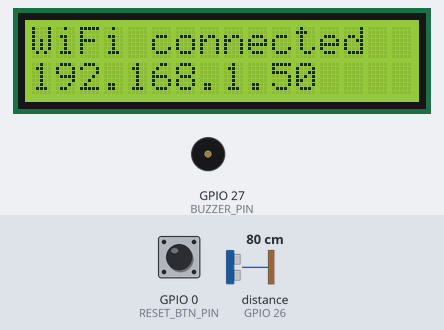
This sketch was run on a simulated ESP32. Shown: 16×2 character LCD, buzzer (waves = sounding, pin HIGH). Wiring (inferred from the names in the program): ultrasonic range finder: trigger GPIO 25; echo GPIO 26. The inputs (shaded band) are chosen by the test bench; at power-on: distance to the obstacle (sensor on GPIO 26) 80 cm, GPIO 0 (RESET_BTN_PIN) HIGH. The echo pulse lasts 58.3 µs per cm; WiFi joins after 1.5 s; servers stay silent unless stated; uploads are accepted with an empty reply; pins used as bus, display or sensor lines are not drawn; what the sketch prints to the serial monitor is not drawn. At 12.2 s the program restarts the board; the recording ends there.

Above: at 2.8 s.
At 5.4 s:
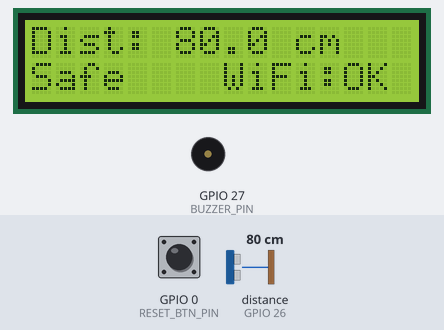
5.5 s: distance to the obstacle (sensor on GPIO 26) set to 54 cm
At 6.4 s:
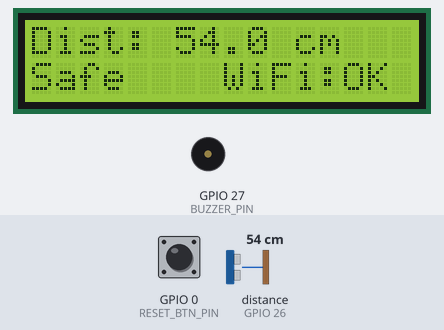
7.0 s: distance to the obstacle (sensor on GPIO 26) set to 46 cm
At 7.8 s:
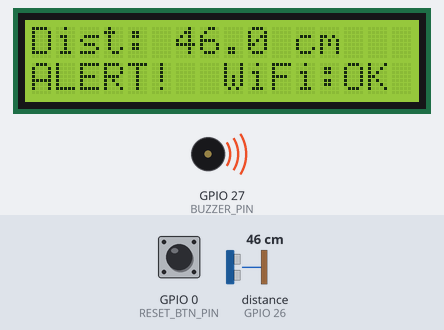
8.5 s: GPIO 0 (RESET_BTN_PIN) pulled LOW for 3.2 s
At 12.1 s:
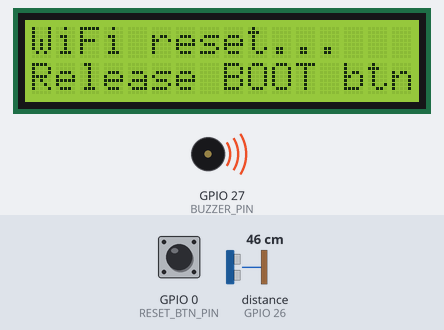
Timing chart, 0 to 12.2 s (numbered marks = the images above; inputs shaded):
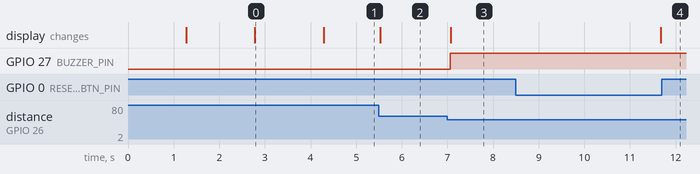

The sketch:

step2_wifi_firebase.ino
```cpp
// ESP32 Distance Monitor - Step 2
// WiFiManager (WiFi chosen from phone) + Firebase Realtime Database (REST)
//
// Libraries to install (Library Manager):
//   - WiFiManager        by tzapu
//   - ArduinoJson        by Benoit Blanchon (v7)
//   - LiquidCrystal      by Arduino, Adafruit

#include <WiFi.h>
#include <WiFiManager.h>
#include <WiFiClientSecure.h>
#include <HTTPClient.h>
#include <ArduinoJson.h>
#include <LiquidCrystal.h>

// ---------------- Settings ----------------
const char* DB_URL  = "https://distance-monitor-1c7b9-default-rtdb.asia-southeast1.firebasedatabase.app";
const char* AP_NAME = "DistMon-Setup";            // setup hotspot name
const unsigned long SYNC_INTERVAL_MS = 3000;      // how often to talk to Firebase

// ---------------- Pins ----------------
LiquidCrystal lcd(22, 23, 21, 19, 18, 17);        // RS, E, D4, D5, D6, D7
const int TRIG_PIN      = 25;
const int ECHO_PIN      = 26;
const int BUZZER_PIN    = 27;
const int RESET_BTN_PIN = 0;                      // BOOT button

// ---------------- Shared state (sensor loop <-> cloud task) ----------------
volatile float g_distance       = -1;
volatile bool  g_alarm          = false;
volatile int   g_minCm          = 10;
volatile int   g_maxCm          = 50;
volatile bool  g_buzzerEnabled  = true;
volatile bool  g_armed          = true;
volatile bool  g_logPending     = false;
volatile float g_logDistance    = 0;

// ---------------- Helpers ----------------
void showMessage(const char* line1, const char* line2) {
  lcd.clear();
  lcd.setCursor(0, 0);
  lcd.print(line1);
  lcd.setCursor(0, 1);
  lcd.print(line2);
}

void configModeCallback(WiFiManager* wm) {
  showMessage("Connect phone to", AP_NAME);
}

float readDistanceCm() {
  digitalWrite(TRIG_PIN, LOW);
  delayMicroseconds(2);
  digitalWrite(TRIG_PIN, HIGH);
  delayMicroseconds(10);
  digitalWrite(TRIG_PIN, LOW);

  long duration = pulseIn(ECHO_PIN, HIGH, 30000);
  if (duration == 0) return -1;
  return duration * 0.0343 / 2.0;
}

const char* statusLabel() {                       // shown on LCD
  if (!g_armed) return "Disarmed";
  if (g_distance < 0) return "No echo";
  if (g_alarm) return "ALERT!";
  return "Safe";
}

const char* statusKey() {                         // sent to Firebase
  if (!g_armed) return "disarmed";
  if (g_distance < 0) return "nosensor";
  if (g_alarm) return "alert";
  return "safe";
}

void updateLcd(float d) {
  char buf[17];
  char out[17];

  if (d < 0) strcpy(buf, "Dist: -- cm");
  else snprintf(buf, sizeof(buf), "Dist: %.1f cm", d);
  snprintf(out, sizeof(out), "%-16s", buf);
  lcd.setCursor(0, 0);
  lcd.print(out);

  bool wifiOk = (WiFi.status() == WL_CONNECTED);
  snprintf(out, sizeof(out), "%-8s%s", statusLabel(), wifiOk ? "WiFi:OK" : "No WiFi");
  lcd.setCursor(0, 1);
  lcd.print(out);
}

// Hold BOOT button for 3 seconds to forget saved WiFi
void handleResetButton() {
  static unsigned long pressedAt = 0;
  if (digitalRead(RESET_BTN_PIN) == LOW) {
    if (pressedAt == 0) pressedAt = millis();
    if (millis() - pressedAt > 3000) {
      showMessage("WiFi reset...", "Release BOOT btn");
      WiFiManager wm;
      wm.resetSettings();
      while (digitalRead(RESET_BTN_PIN) == LOW) delay(50);
      delay(500);
      ESP.restart();
    }
  } else {
    pressedAt = 0;
  }
}

// ---------------- Firebase (REST) ----------------
bool firebaseRequest(const char* method, const String& path, const String& body, String* response = nullptr) {
  WiFiClientSecure client;
  client.setInsecure();                           // OK for a college project
  HTTPClient http;
  if (!http.begin(client, String(DB_URL) + path + ".json")) return false;
  http.setTimeout(6000);
  http.addHeader("Content-Type", "application/json");
  int code = http.sendRequest(method, body);
  if (response && code > 0) *response = http.getString();
  http.end();
  return code >= 200 && code < 300;
}

void pushLive() {
  char body[200];
  snprintf(body, sizeof(body),
           "{\"distance\":%.1f,\"status\":\"%s\",\"rssi\":%d,\"uptime\":%lu,\"ts\":{\".sv\":\"timestamp\"}}",
           (float)g_distance, statusKey(), WiFi.RSSI(), millis() / 1000);
  firebaseRequest("PUT", "/live", body);
}

void pullControl() {
  String res;
  if (!firebaseRequest("GET", "/control", "", &res)) return;

  if (res == "null") {                            // first run: create defaults
    firebaseRequest("PUT", "/control",
                    "{\"minCm\":10,\"maxCm\":50,\"buzzerEnabled\":true,\"armed\":true}");
    return;
  }

  JsonDocument doc;
  if (deserializeJson(doc, res)) return;

  int mn = doc["minCm"] | 10;
  int mx = doc["maxCm"] | 50;
  if (mn >= 0 && mx > mn && mx <= 400) {
    g_minCm = mn;
    g_maxCm = mx;
  }
  g_buzzerEnabled = doc["buzzerEnabled"] | true;
  g_armed         = doc["armed"] | true;
}

void pushLog() {
  char body[120];
  snprintf(body, sizeof(body),
           "{\"distance\":%.1f,\"ts\":{\".sv\":\"timestamp\"}}", (float)g_logDistance);
  if (firebaseRequest("POST", "/logs", body)) g_logPending = false;
}

// Runs on the other core so sensor + buzzer never wait for the network
void cloudTask(void* param) {
  for (;;) {
    if (WiFi.status() == WL_CONNECTED) {
      if (g_logPending) pushLog();
      pushLive();
      pullControl();
    } else {
      WiFi.reconnect();
    }
    vTaskDelay(SYNC_INTERVAL_MS / portTICK_PERIOD_MS);
  }
}

// ---------------- Arduino entry points ----------------
void setup() {
  Serial.begin(115200);

  pinMode(TRIG_PIN, OUTPUT);
  pinMode(ECHO_PIN, INPUT);
  pinMode(BUZZER_PIN, OUTPUT);
  digitalWrite(BUZZER_PIN, LOW);
  pinMode(RESET_BTN_PIN, INPUT_PULLUP);

  lcd.begin(16, 2);
  showMessage("Distance Monitor", "Starting...");
  delay(1200);

  showMessage("WiFi connecting", "Please wait...");
  WiFiManager wm;
  wm.setAPCallback(configModeCallback);
  wm.setConfigPortalTimeout(180);                 // give up after 3 minutes

  if (wm.autoConnect(AP_NAME)) {
    showMessage("WiFi connected", WiFi.localIP().toString().c_str());
  } else {
    WiFi.mode(WIFI_STA);
    WiFi.begin();
    showMessage("Offline mode", "Local alarm only");
  }
  delay(1500);

  WiFi.setAutoReconnect(true);
  xTaskCreatePinnedToCore(cloudTask, "cloud", 12288, NULL, 1, NULL, 0);
}

void loop() {
  handleResetButton();

  float d = readDistanceCm();
  g_distance = d;

  bool inRange = (d >= 0) && (d >= g_minCm) && (d <= g_maxCm);
  bool alarm   = g_armed && inRange;

  if (alarm && !g_alarm) {                        // alarm just started
    g_logDistance = d;
    g_logPending  = true;
  }
  g_alarm = alarm;

  digitalWrite(BUZZER_PIN, (alarm && g_buzzerEnabled) ? HIGH : LOW);
  updateLcd(d);

  Serial.print("Distance: ");
  Serial.print(d, 1);
  Serial.print(" cm | status: ");
  Serial.println(statusKey());

  delay(300);
}
```

Measured:
- the behaviour switches between 51 and 50 cm on distance to the obstacle (sensor on GPIO 26) (found by bisection; images 2 and 3)
- after the input at 5.5 s, the display: changes at once (image 2)
- after the input at 7.0 s, GPIO 27 (BUZZER_PIN): LOW → HIGH after 0.06 s; the display: changes after 0.07 s (image 3)
- after the input at 8.5 s, the display: changes after 3.2 s (image 4)
- what the display in image 0 shows lasts 1.5 s, from 2.8 s to 4.3 s
